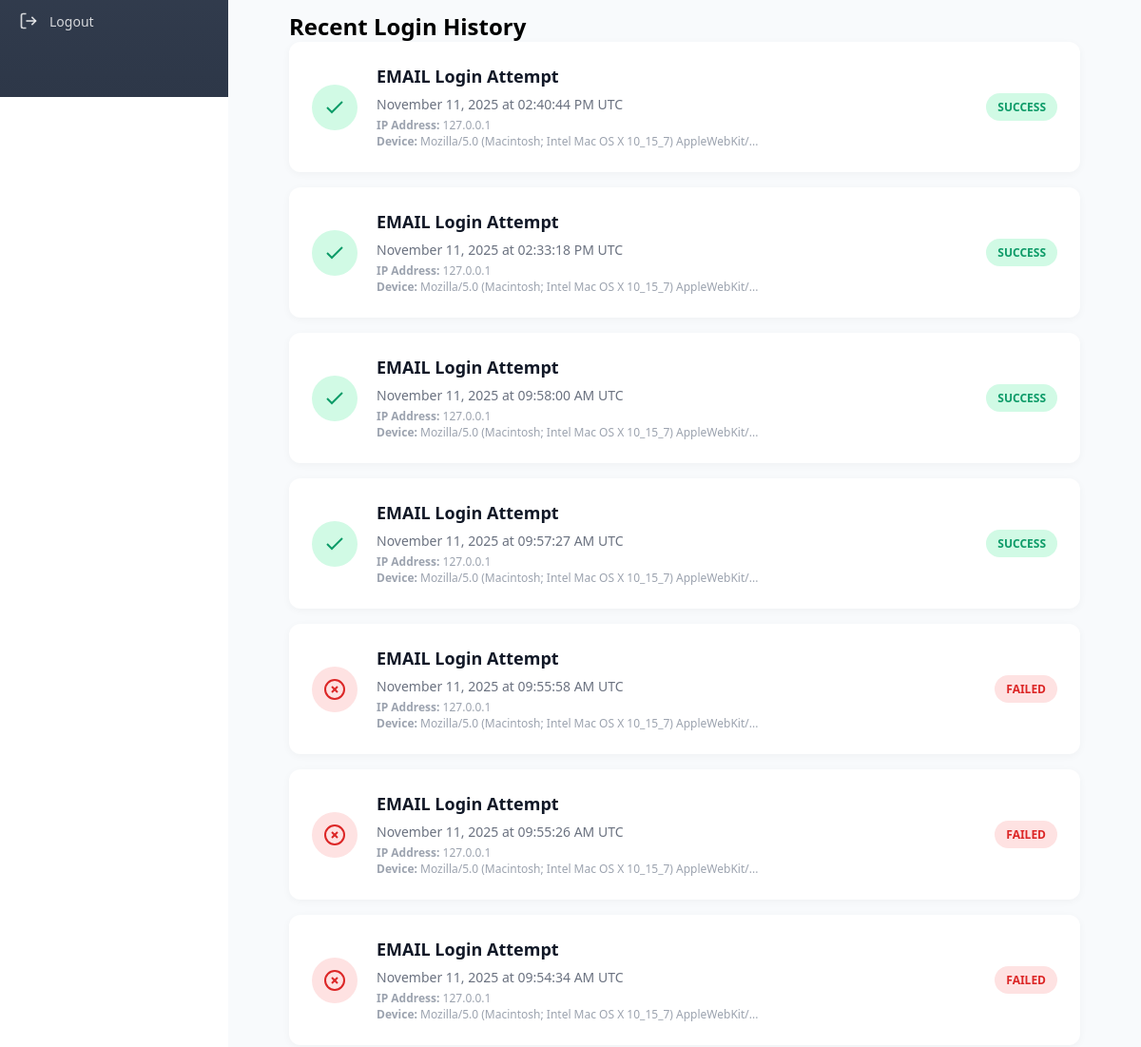
/recent-activity (signed in, middle part), run on an earlier commit of the app's database.
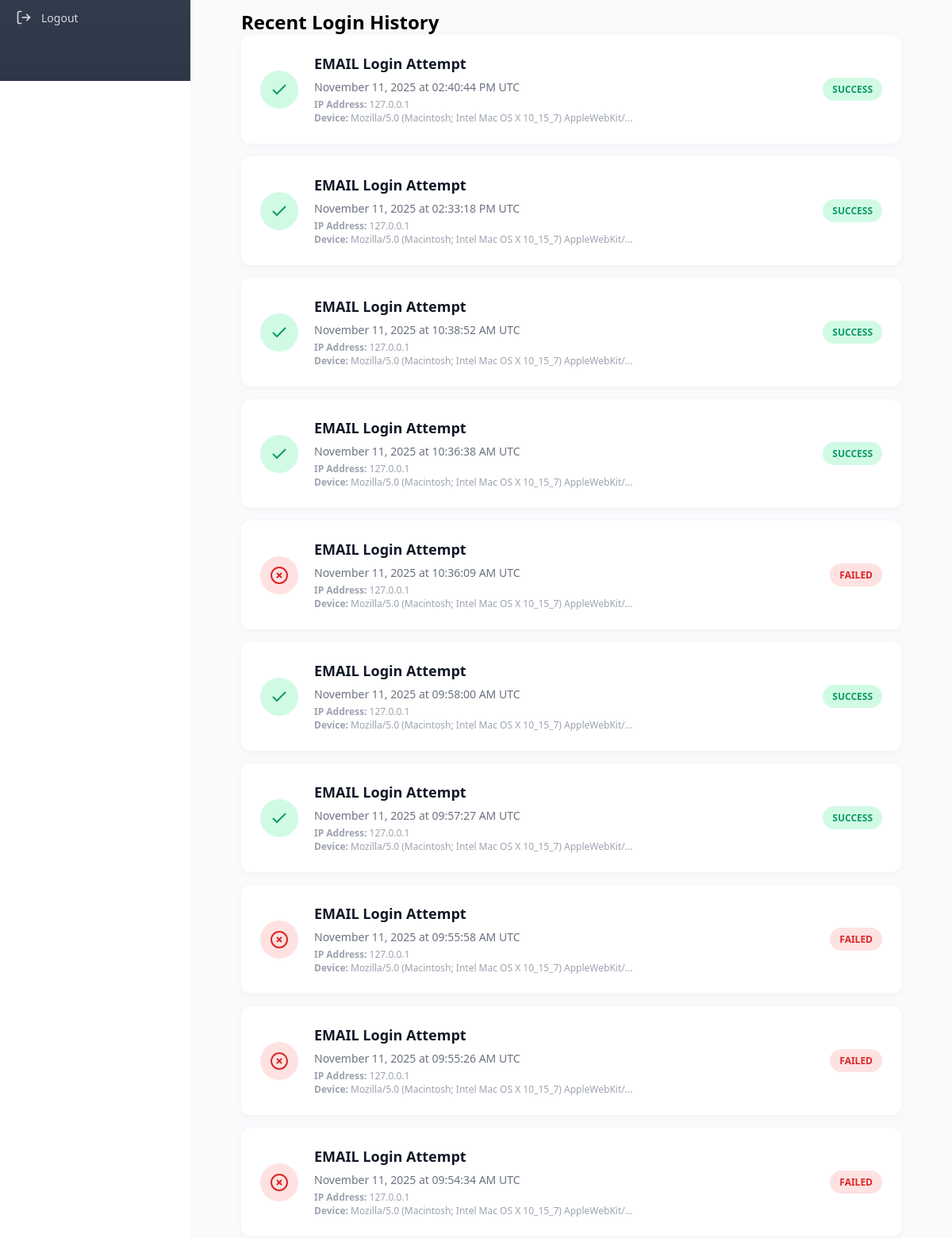
And on a later commit of the database.
### models.py (models this page shows)
class LoginAttempt(db.Model):
    id = db.Column(db.Integer, primary_key=True)
    user_id = db.Column(db.Integer, db.ForeignKey('user.id'))
    username = db.Column(db.String(80), nullable=False)
    method = db.Column(db.String(20), nullable=False)  # otp, biometric, rfid, password
    status = db.Column(db.String(10), nullable=False)  # success, failed
    ip_address = db.Column(db.String(45))
    user_agent = db.Column(db.Text)
    timestamp = db.Column(db.DateTime, default=datetime.utcnow)
    user = db.relationship('User', backref=db.backref('login_attempts', lazy=True))

### app.py (the view)
@app.route('/recent-activity')
@login_required
def recent_activity():
    from models import LoginAttempt
    from flask import request
    from datetime import datetime
    recent_attempts = LoginAttempt.query.filter_by(user_id=current_user.id).order_by(LoginAttempt.timestamp.desc()).limit(20).all()
    current_session = {
        'method': session.get('auth_method', 'unknown'),              # Gets auth method from session
        'ip_address': request.remote_addr,                             # Gets client IP address
        'timestamp': get_est_time(),                                 # Gets current EST timestamp
        'status': 'success',                                            # Sets status as success
        'user_agent': request.headers.get('User-Agent', 'Unknown')     # Gets browser user agent string
    }
    return render_template('recent_activity.html',
                        activities=recent_attempts,
                        current_session=current_session)

### app.py (called while the page is built)
@login_manager.user_loader
def load_user(user_id):
    return User.query.get(int(user_id))

@app.context_processor
def inject_user():
    from flask_login import current_user
    return dict(current_user=current_user)

### auth.py (called while the page is built)
def get_est_time():
    return datetime.now(EST)

### templates/recent_activity.html (shortened to what this page needs)
{% extends "base.html" %}
{% block content %}
<div class="page-container">
    <div class="content-section">
        <div class="activity-section">
            <h2 class="card-title">Recent Login History</h2>
            {% if activities %}
            <div class="activity-list">
                {% for activity in activities %}
                <div class="activity-item">
                    <div class="activity-icon {{ 'success' if activity.status == 'success' else 'failed' }}">
                        {% if activity.status == 'success' %}
                        <svg width="24" height="24" viewBox="0 0 24 24" fill="none" stroke="currentColor" stroke-width="2">
                            <polyline points="20 6 9 17 4 12"></polyline>
                        </svg>
                        {% else %}
                        <svg width="24" height="24" viewBox="0 0 24 24" fill="none" stroke="currentColor" stroke-width="2">
                            <circle cx="12" cy="12" r="10"></circle>
                            <line x1="15" y1="9" x2="9" y2="15"></line>
                            <line x1="9" y1="9" x2="15" y2="15"></line>
                        </svg>
                        {% endif %}
                    </div>
                    <div class="activity-info">
                        <h3>{{ activity.method|upper }} Login Attempt</h3>
                        <p class="activity-time">{{ activity.timestamp.strftime('%B %d, %Y at %I:%M:%S %p UTC') }}</p>
                        <p class="activity-details">
                            <strong>IP Address:</strong> {{ activity.ip_address }}<br>
                            {% if activity.user_agent %}
                            <strong>Device:</strong> {{ activity.user_agent[:60] }}{% if activity.user_agent|length > 60 %}...{% endif %}
                            {% endif %}
                        </p>
                    </div>
                    <span class="activity-status {{ activity.status }}">{{ activity.status|upper }}</span>
                </div>
                {% endfor %}
            </div>
            {% else %}
            <div class="empty-state">
                <p>No recent activity found</p>
            </div>
            {% endif %}
        </div>
    </div>
</div>
{% endblock %}

What changed in the data, as far as the page shows it:
added LoginAttempt: method "EMAIL", timestamp "November 11, 2025 at 10:38:52 AM UTC", ip_address "127.0.0.1", user_agent "Mozilla/5.0 (Macintosh; Intel Mac OS X 10_15_7) AppleWebKit/", status "SUCCESS"
added LoginAttempt: method "EMAIL", timestamp "November 11, 2025 at 10:36:38 AM UTC", ip_address "127.0.0.1", user_agent "Mozilla/5.0 (Macintosh; Intel Mac OS X 10_15_7) AppleWebKit/", status "SUCCESS"
added LoginAttempt: method "EMAIL", timestamp "November 11, 2025 at 10:36:09 AM UTC", ip_address "127.0.0.1", user_agent "Mozilla/5.0 (Macintosh; Intel Mac OS X 10_15_7) AppleWebKit/", status "FAILED"
